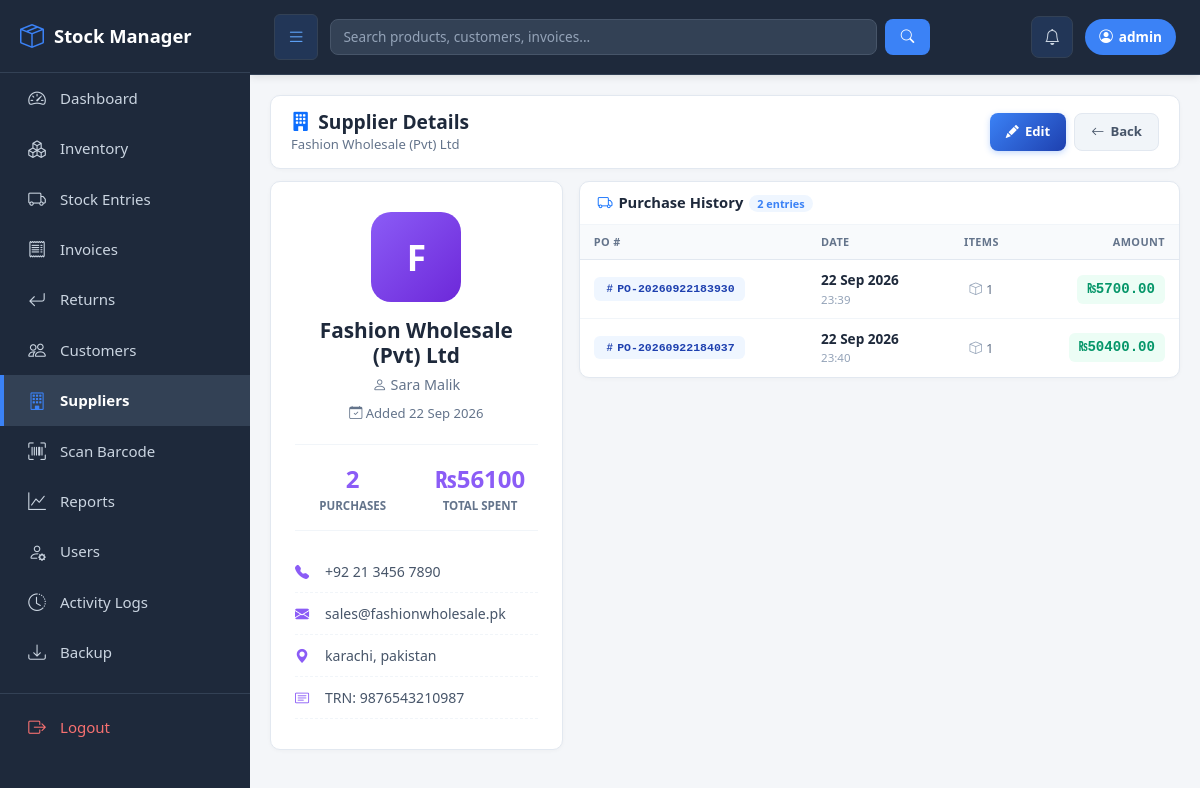
The app's page /suppliers/2/ (signed in) with its own data.
### inventory/models.py (models this page shows, shortened)
class Supplier(models.Model):
    company_name = models.CharField(max_length=200, help_text="Primary - Company/LLC name")
    contact_person = models.CharField(max_length=200, blank=True, help_text="Optional - Person name")
    country_code = models.CharField(max_length=5, default='+971')
    phone = models.CharField(max_length=20)
    email = models.EmailField(blank=True, help_text="Email address")
    address = models.TextField(blank=True)
    city = models.CharField(max_length=100, blank=True)
    country = models.CharField(max_length=100, blank=True, default='UAE')
    trn = models.CharField(max_length=50, blank=True, help_text="Tax Registration Number")
    created_at = models.DateTimeField(auto_now_add=True)
    created_by = models.ForeignKey(User, on_delete=models.SET_NULL, null=True, blank=True)
    class Meta:
        ordering = ['company_name']
    @property
    def full_phone(self):
        return f"{self.country_code} {self.phone}"
    @property
    def total_purchases(self):
        return self.stock_entries.aggregate(
            total=models.Sum('total_amount')
        )['total'] or 0

class StockEntry(models.Model):
    supplier = models.ForeignKey(Supplier, on_delete=models.SET_NULL, null=True, related_name='stock_entries')
    purchase_invoice_no = models.CharField(max_length=50, unique=True)
    entry_date = models.DateField(default=timezone.now)
    subtotal = models.DecimalField(max_digits=12, decimal_places=2, default=0)
    tax_percent = models.DecimalField(max_digits=5, decimal_places=2, default=0)
    tax_amount = models.DecimalField(max_digits=12, decimal_places=2, default=0)
    total_amount = models.DecimalField(max_digits=12, decimal_places=2, default=0)
    notes = models.TextField(blank=True)
    created_by = models.ForeignKey(User, on_delete=models.SET_NULL, null=True)
    created_at = models.DateTimeField(auto_now_add=True)
    class Meta:
        ordering = ['-created_at']
        verbose_name_plural = "Stock Entries"

### inventory/views.py (the view)
# urls.py: path('suppliers/<int:supplier_id>/', views.supplier_detail, name='supplier_detail'),
@login_required
def supplier_detail(request, supplier_id):
    supplier = get_object_or_404(Supplier, id=supplier_id)
    entries = supplier.stock_entries.all().order_by('-entry_date')
    return render(request, 'supplier_detail.html', {
        'supplier': supplier,
        'entries': entries,
        'currency_symbol': Settings.get_currency_symbol(),
    })

### inventory/templates/supplier_detail.html (shortened to what this page needs)
{% extends 'base.html' %}
{% load static %}
{% block content %}
<div class="page-header">
    <div class="page-header-content">
        <div>
            <h2 class="page-title">
                <i class="bi bi-building-fill text-primary"></i>
                Supplier Details
            </h2>
            <p class="page-subtitle">{{ supplier.company_name }}</p>
        </div>
        <div class="page-header-actions">
            <a href="{% url 'edit_supplier' supplier.id %}" class="btn-add-product">
                <i class="bi bi-pencil-fill"></i> Edit
            </a>
            <a href="{% url 'suppliers' %}" class="btn-secondary-action">
                <i class="bi bi-arrow-left"></i> Back
            </a>
        </div>
    </div>
</div>
<div class="row g-3">
    <div class="col-md-4">
        <div class="form-card">
            <div class="form-card-body" style="text-align: center; padding: 30px 24px;">
                <div class="stat-icon" style="width: 90px; height: 90px; margin: 0 auto 16px; border-radius: 20px; font-size: 2.2rem; font-weight: 800; background: linear-gradient(135deg, #8b5cf6, #6d28d9); color: #fff;">
                    {{ supplier.company_name|first|upper }}
                </div>
                <h4 style="font-size: 1.3rem; font-weight: 800; color: #1e293b; margin: 0 0 6px;">{{ supplier.company_name }}</h4>
                {% if supplier.contact_person %}
                    <p style="color: #64748b; font-size: 0.9rem; margin: 0 0 8px;">
                        <i class="bi bi-person"></i> {{ supplier.contact_person }}
                    </p>
                {% endif %}
                <p style="color: #64748b; font-size: 0.82rem; margin-bottom: 20px;">
                    <i class="bi bi-calendar-check"></i> Added {{ supplier.created_at|date:"d M Y" }}
                </p>
                <div style="display: grid; grid-template-columns: 1fr 1fr; gap: 12px; margin-bottom: 20px; padding: 16px 0; border-top: 1px solid #f1f5f9; border-bottom: 1px solid #f1f5f9;">
                    <div>
                        <div style="font-size: 1.5rem; font-weight: 800; color: #8b5cf6;">{{ supplier.stock_entries.count }}</div>
                        <div style="font-size: 0.72rem; color: #64748b; text-transform: uppercase; font-weight: 600;">Purchases</div>
                    </div>
                    <div>
                        <div style="font-size: 1.5rem; font-weight: 800; color: #8b5cf6;">{{ currency_symbol }}{{ supplier.total_purchases|floatformat:0 }}</div>
                        <div style="font-size: 0.72rem; color: #64748b; text-transform: uppercase; font-weight: 600;">Total Spent</div>
                    </div>
                </div>
                <div style="text-align: left;">
                    <div style="display: flex; align-items: flex-start; gap: 10px; padding: 10px 0; border-bottom: 1px dashed #f1f5f9; font-size: 0.88rem; color: #475569;">
                        <i class="bi bi-telephone-fill" style="color: #8b5cf6; width: 20px;"></i>
                        <span>{{ supplier.full_phone|default:"—" }}</span>
                    </div>
                    <div style="display: flex; align-items: flex-start; gap: 10px; padding: 10px 0; border-bottom: 1px dashed #f1f5f9; font-size: 0.88rem; color: #475569;">
                        <i class="bi bi-envelope-fill" style="color: #8b5cf6; width: 20px;"></i>
                        <span>{{ supplier.email|default:"—" }}</span>
                    </div>
                    <div style="display: flex; align-items: flex-start; gap: 10px; padding: 10px 0; border-bottom: 1px dashed #f1f5f9; font-size: 0.88rem; color: #475569;">
                        <i class="bi bi-geo-alt-fill" style="color: #8b5cf6; width: 20px;"></i>
                        <span>{{ supplier.city|default:"—" }}{% if supplier.country %}, {{ supplier.country }}{% endif %}</span>
                    </div>
                    {% if supplier.trn %}
                    <div style="display: flex; align-items: flex-start; gap: 10px; padding: 10px 0; border-bottom: 1px dashed #f1f5f9; font-size: 0.88rem; color: #475569;">
                        <i class="bi bi-card-text" style="color: #8b5cf6; width: 20px;"></i>
                        <span>TRN: {{ supplier.trn }}</span>
                    </div>
                    {% endif %}
                </div>
            </div>
        </div>
    </div>
    <div class="col-md-8">
        <div class="products-card">
            <div class="products-card-header">
                <h5 class="products-card-title">
                    <i class="bi bi-truck text-primary"></i>
                    Purchase History
                    <span class="products-count">{{ entries|length }} entries</span>
                </h5>
            </div>
            <div class="products-card-body p-0">
                {% if entries %}
                    <div class="table-responsive">
                        <table class="modern-inv-table">
                            <thead>
                                <tr>
                                    <th>PO #</th>
                                    <th>Date</th>
                                    <th class="text-center">Items</th>
                                    <th class="text-end">Amount</th>
                                </tr>
                            </thead>
                            <tbody>
                                {% for e in entries %}
                                <tr>
                                    <td><span class="invoice-badge"><i class="bi bi-hash"></i> {{ e.purchase_invoice_no }}</span></td>
                                    <td>
                                        <strong style="color: #1e293b; font-size: 0.85rem;">{{ e.entry_date|date:"d M Y" }}</strong>
                                        <small style="color: #94a3b8; display: block; font-size: 0.72rem;">{{ e.created_at|date:"H:i" }}</small>
                                    </td>
                                    <td class="text-center"><span class="category-chip"><i class="bi bi-box"></i> {{ e.items.count }}</span></td>
                                    <td class="text-end"><span class="amount-badge">{{ currency_symbol }}{{ e.total_amount|floatformat:2 }}</span></td>
                                </tr>
                                {% endfor %}
                            </tbody>
                        </table>
                    </div>
                {% else %}
                    <div class="empty-state-inventory">
                        <i class="bi bi-truck"></i>
                        <h5>No Purchase History</h5>
                        <p>This supplier has no purchase entries yet.</p>
                    </div>
                {% endif %}
            </div>
        </div>
    </div>
</div>
{% endblock %}

### inventory/templates/base.html (shortened to what this page needs)
<!DOCTYPE html>
<html lang="en">
<head>
    <link href="https://cdn.jsdelivr.net/npm/bootstrap@5.3.2/dist/css/bootstrap.min.css" rel="stylesheet">
    {% load static %}
    <link href="https://cdn.jsdelivr.net/npm/bootstrap-icons@1.11.1/font/bootstrap-icons.css" rel="stylesheet">
    <link rel="stylesheet" href="{% static 'css/style.css' %}">
</head>
<body>
{% if user.is_authenticated %}
{% with current=request.resolver_match.url_name %}
<aside class="sidebar" id="sidebar">
    <div class="brand">
        <div class="brand-left">
            <i class="bi bi-box-seam"></i>
            <span>Stock Manager</span>
        </div>
    </div>
    <a href="{% url 'dashboard' %}" class="{% if current == 'dashboard' %}active{% endif %}">
        <i class="bi bi-speedometer2"></i> Dashboard
    </a>
    <a href="{% url 'inventory_list' %}" class="">
        <i class="bi bi-boxes"></i> Inventory
    </a>
    <a href="{% url 'stock_entries' %}" class="{% if current == 'stock_entries' or current == 'create_stock_entry' %}active{% endif %}">
        <i class="bi bi-truck"></i> Stock Entries
    </a>
    <a href="{% url 'invoice_list' %}" class="{% if current == 'invoice_list' or current == 'create_invoice' or current == 'invoice_detail' %}active{% endif %}">
        <i class="bi bi-receipt"></i> Invoices
    </a>
    <a href="{% url 'returns' %}" class="{% if current == 'returns' %}active{% endif %}">
        <i class="bi bi-arrow-return-left"></i> Returns
    </a>
    <a href="{% url 'customers' %}" class="{% if current == 'customers' or current == 'customer_detail' or current == 'edit_customer' %}active{% endif %}">
        <i class="bi bi-people"></i> Customers
    </a>
    <a href="{% url 'suppliers' %}" class="{% if current == 'suppliers' or current == 'supplier_detail' or current == 'edit_supplier' %}active{% endif %}">
        <i class="bi bi-building"></i> Suppliers
    </a>
    <a href="{% url 'scan_barcode' %}" class="{% if current == 'scan_barcode' %}active{% endif %}">
        <i class="bi bi-upc-scan"></i> Scan Barcode
    </a>
    <a href="{% url 'reports' %}" class="{% if current == 'reports' %}active{% endif %}">
        <i class="bi bi-graph-up"></i> Reports
    </a>
    {% if user.is_superuser %}
    <a href="{% url 'user_list' %}" class="{% if current == 'user_list' or current == 'create_staff' %}active{% endif %}">
        <i class="bi bi-person-gear"></i> Users
    </a>
    <a href="{% url 'activity_logs' %}" class="{% if current == 'activity_logs' %}active{% endif %}">
        <i class="bi bi-clock-history"></i> Activity Logs
    </a>
    <a href="{% url 'backup_data' %}" class="{% if current == 'backup_data' %}active{% endif %}">
        <i class="bi bi-download"></i> Backup
    </a>
    {% endif %}
    <div class="logout-section">
        <a href="{% url 'logout' %}" class="logout-link">
            <i class="bi bi-box-arrow-right"></i> Logout
        </a>
    </div>
</aside>
{% endwith %}
{% endif %}
<div class="{% if user.is_authenticated %}main-content{% else %}container mt-4{% endif %}" id="mainContent">
    {% if user.is_authenticated %}
    <div class="topbar">
        <div class="d-flex align-items-center flex-grow-1" style="gap: 12px;">
            <button class="menu-toggle" onclick="toggleSidebar()" title="Toggle Sidebar (Ctrl+B)">
                <i class="bi bi-list"></i>
            </button>
            <form method="get" action="{% url 'global_search' %}" class="d-flex flex-grow-1" style="max-width: 600px;">
                <input type="text" name="q" class="form-control search-input me-2"
                       placeholder="Search products, customers, invoices...">
                <button class="search-btn" type="submit">
                    <i class="bi bi-search"></i>
                </button>
            </form>
        </div>
        <div class="d-flex align-items-center" style="gap: 12px;">
            <a href="{% url 'notifications' %}" class="notif-btn" title="Notifications">
                <i class="bi bi-bell"></i>
            </a>
            <span class="user-badge">
                <i class="bi bi-person-circle"></i>
                {{ user.username }}
            </span>
        </div>
    </div>
    {% endif %}
    <div class="content-area">
        {% block content %}{% endblock %}
    </div>
</div>
</body>
</html>

### records on screen
Supplier: company_name "Fashion Wholesale (Pvt) Ltd", company_name|first "F", contact_person "Sara Malik", created_at "22 Sep 2026", stock_entries.count "2", total_purchases "56100", full_phone "+92 21 3456 7890", email "sales@fashionwholesale.pk", city "karachi", country "pakistan", trn "9876543210987"
StockEntry: purchase_invoice_no "PO-20260922183930", entry_date "22 Sep 2026", created_at "23:39", items.count "1", currency_symbol "₨", total_amount "5700.00"
StockEntry: purchase_invoice_no "PO-20260922184037", entry_date "22 Sep 2026", created_at "23:40", items.count "1", currency_symbol "₨", total_amount "50400.00"

### other values on screen
{{ user.username }} "admin"
{{ currency_symbol }} "₨"
{{ entries|length }} "2"
